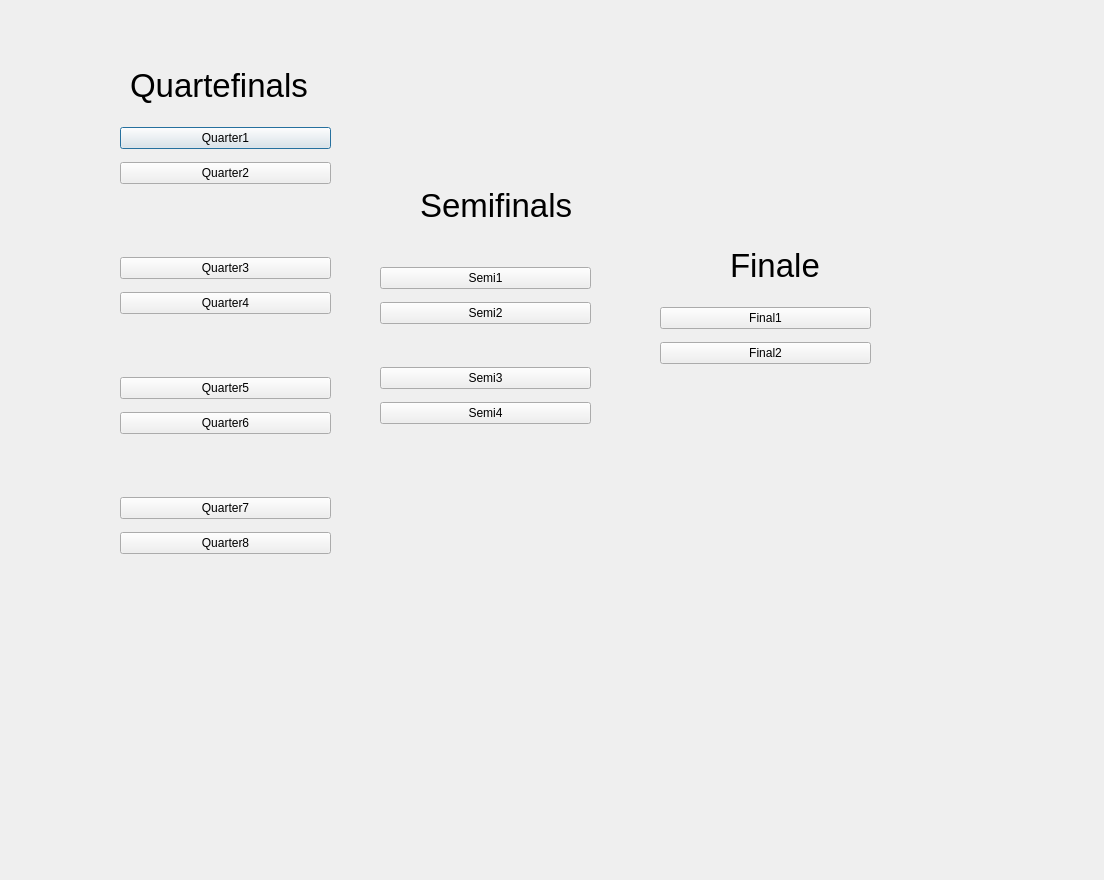
<?xml version="1.0" encoding="UTF-8"?>
<ui version="4.0">
 <class>Dialog</class>
 <widget class="QDialog" name="Dialog">
  <property name="geometry">
   <rect>
    <x>0</x>
    <y>0</y>
    <width>1104</width>
    <height>880</height>
   </rect>
  </property>
  <property name="windowTitle">
   <string>Dialog</string>
  </property>
  <widget class="QWidget" name="gridLayoutWidget">
   <property name="geometry">
    <rect>
     <x>120</x>
     <y>120</y>
     <width>211</width>
     <height>73</height>
    </rect>
   </property>
   <layout class="QGridLayout" name="gridLayout">
    <item row="0" column="0">
     <widget class="QPushButton" name="pushButton">
      <property name="text">
       <string>Quarter1</string>
      </property>
     </widget>
    </item>
    <item row="1" column="0">
     <widget class="QPushButton" name="pushButton_2">
      <property name="text">
       <string>Quarter2</string>
      </property>
     </widget>
    </item>
   </layout>
  </widget>
  <widget class="QWidget" name="gridLayoutWidget_2">
   <property name="geometry">
    <rect>
     <x>120</x>
     <y>250</y>
     <width>211</width>
     <height>71</height>
    </rect>
   </property>
   <layout class="QGridLayout" name="gridLayout_3">
    <item row="0" column="0">
     <widget class="QPushButton" name="pushButton_3">
      <property name="text">
       <string>Quarter3</string>
      </property>
     </widget>
    </item>
    <item row="1" column="0">
     <widget class="QPushButton" name="pushButton_4">
      <property name="text">
       <string>Quarter4</string>
      </property>
     </widget>
    </item>
   </layout>
  </widget>
  <widget class="QWidget" name="gridLayoutWidget_3">
   <property name="geometry">
    <rect>
     <x>120</x>
     <y>370</y>
     <width>211</width>
     <height>71</height>
    </rect>
   </property>
   <layout class="QGridLayout" name="gridLayout_4">
    <item row="0" column="0">
     <widget class="QPushButton" name="pushButton_5">
      <property name="text">
       <string>Quarter5</string>
      </property>
     </widget>
    </item>
    <item row="1" column="0">
     <widget class="QPushButton" name="pushButton_6">
      <property name="text">
       <string>Quarter6</string>
      </property>
     </widget>
    </item>
   </layout>
  </widget>
  <widget class="QLabel" name="label_3">
   <property name="geometry">
    <rect>
     <x>130</x>
     <y>50</y>
     <width>231</width>
     <height>71</height>
    </rect>
   </property>
   <property name="font">
    <font>
     <pointsize>25</pointsize>
    </font>
   </property>
   <property name="text">
    <string>Quartefinals</string>
   </property>
  </widget>
  <widget class="QLabel" name="label_4">
   <property name="geometry">
    <rect>
     <x>420</x>
     <y>170</y>
     <width>231</width>
     <height>71</height>
    </rect>
   </property>
   <property name="font">
    <font>
     <pointsize>25</pointsize>
    </font>
   </property>
   <property name="text">
    <string>Semifinals</string>
   </property>
  </widget>
  <widget class="QLabel" name="label_17">
   <property name="geometry">
    <rect>
     <x>730</x>
     <y>230</y>
     <width>231</width>
     <height>71</height>
    </rect>
   </property>
   <property name="font">
    <font>
     <pointsize>25</pointsize>
    </font>
   </property>
   <property name="text">
    <string>Finale</string>
   </property>
  </widget>
  <widget class="QWidget" name="gridLayoutWidget_4">
   <property name="geometry">
    <rect>
     <x>120</x>
     <y>490</y>
     <width>211</width>
     <height>71</height>
    </rect>
   </property>
   <layout class="QGridLayout" name="gridLayout_5">
    <item row="0" column="0">
     <widget class="QPushButton" name="pushButton_7">
      <property name="text">
       <string>Quarter7</string>
      </property>
     </widget>
    </item>
    <item row="1" column="0">
     <widget class="QPushButton" name="pushButton_8">
      <property name="text">
       <string>Quarter8</string>
      </property>
     </widget>
    </item>
   </layout>
  </widget>
  <widget class="QWidget" name="gridLayoutWidget_5">
   <property name="geometry">
    <rect>
     <x>380</x>
     <y>360</y>
     <width>211</width>
     <height>71</height>
    </rect>
   </property>
   <layout class="QGridLayout" name="gridLayout_6">
    <item row="0" column="0">
     <widget class="QPushButton" name="pushButton_9">
      <property name="text">
       <string>Semi3</string>
      </property>
     </widget>
    </item>
    <item row="1" column="0">
     <widget class="QPushButton" name="pushButton_10">
      <property name="text">
       <string>Semi4</string>
      </property>
     </widget>
    </item>
   </layout>
  </widget>
  <widget class="QWidget" name="gridLayoutWidget_6">
   <property name="geometry">
    <rect>
     <x>380</x>
     <y>260</y>
     <width>211</width>
     <height>71</height>
    </rect>
   </property>
   <layout class="QGridLayout" name="gridLayout_7">
    <item row="0" column="0">
     <widget class="QPushButton" name="pushButton_11">
      <property name="text">
       <string>Semi1</string>
      </property>
     </widget>
    </item>
    <item row="1" column="0">
     <widget class="QPushButton" name="pushButton_12">
      <property name="text">
       <string>Semi2</string>
      </property>
     </widget>
    </item>
   </layout>
  </widget>
  <widget class="QWidget" name="gridLayoutWidget_7">
   <property name="geometry">
    <rect>
     <x>660</x>
     <y>300</y>
     <width>211</width>
     <height>71</height>
    </rect>
   </property>
   <layout class="QGridLayout" name="gridLayout_8">
    <item row="0" column="0">
     <widget class="QPushButton" name="pushButton_13">
      <property name="text">
       <string>Final1</string>
      </property>
     </widget>
    </item>
    <item row="1" column="0">
     <widget class="QPushButton" name="pushButton_14">
      <property name="text">
       <string>Final2</string>
      </property>
     </widget>
    </item>
   </layout>
  </widget>
 </widget>
 <resources/>
 <connections/>
</ui>
